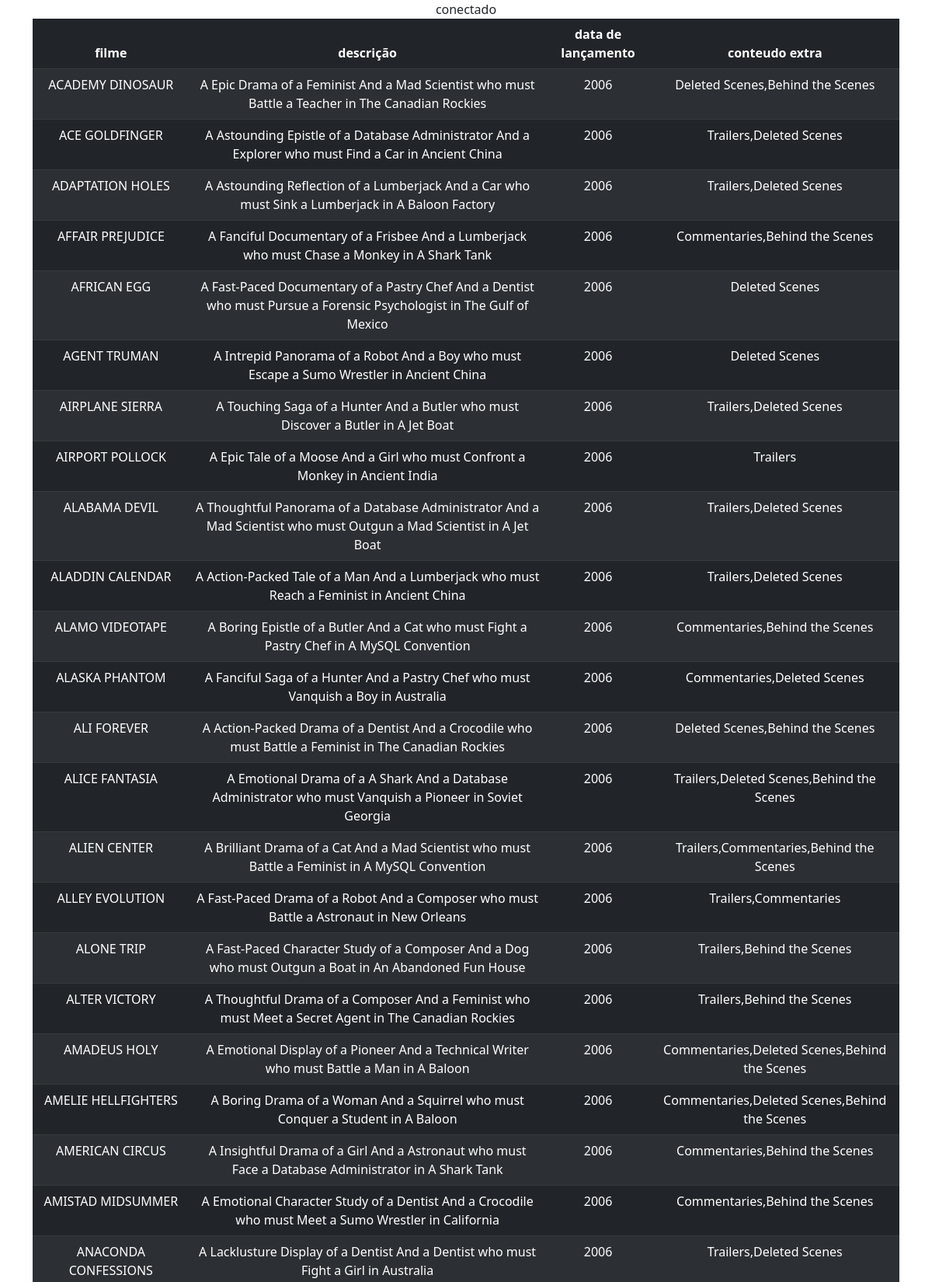
Page /projeto2/index.php (upper part) on the committed database.
### tables this page shows
CREATE TABLE film (
  film_id SMALLINT UNSIGNED NOT NULL AUTO_INCREMENT,
  title VARCHAR(255) NOT NULL,
  description TEXT DEFAULT NULL,
  release_year YEAR DEFAULT NULL,
  language_id TINYINT UNSIGNED NOT NULL,
  original_language_id TINYINT UNSIGNED DEFAULT NULL,
  rental_duration TINYINT UNSIGNED NOT NULL DEFAULT 3,
  rental_rate DECIMAL(4,2) NOT NULL DEFAULT 4.99,
  length SMALLINT UNSIGNED DEFAULT NULL,
  replacement_cost DECIMAL(5,2) NOT NULL DEFAULT 19.99,
  rating ENUM('G','PG','PG-13','R','NC-17') DEFAULT 'G',
  special_features SET('Trailers','Commentaries','Deleted Scenes','Behind the Scenes') DEFAULT NULL,
  last_update TIMESTAMP NOT NULL DEFAULT CURRENT_TIMESTAMP ON UPDATE CURRENT_TIMESTAMP,
  PRIMARY KEY  (film_id),
  KEY idx_title (title),
  KEY idx_fk_language_id (language_id),
  KEY idx_fk_original_language_id (original_language_id),
  CONSTRAINT fk_film_language FOREIGN KEY (language_id) REFERENCES language (language_id) ON DELETE RESTRICT ON UPDATE CASCADE,
  CONSTRAINT fk_film_language_original FOREIGN KEY (original_language_id) REFERENCES language (language_id) ON DELETE RESTRICT ON UPDATE CASCADE
);

### projeto2/consulta.php (the view, shortened to what this page needs)
<?php
  $mysqli = new mysqli("localhost","root","","projeto");
  if($mysqli -> connect_errno) {
    echo "Falha na conexão MySQL:" .$mysqli -> connect_error;
    exit();
  }else {
    echo "conectado";
  }
  $query = "SELECT title, description, release_year, special_features FROM film order by title asc";
  $result = mysqli_query($mysqli, $query);
  echo "
        <table class='table table-dark table-striped'>
         <thead>
         <th>filme</th>
         <th>descrição</th>
         <th>data de lançamento</th>
         <th>conteudo extra</th>
         </thead>
         <tbody>
        ";
  while ($row = mysqli_fetch_row($result)) {
    print("<tr><td>".$row[0]."</td><td>".$row[1]."</td><td>".$row[2]."</td><td>".$row[3]."</td></tr>");
  }
  echo "
        </tbody>
        </table>";
?>

### rows in the picture
film: title "ACADEMY DINOSAUR", description "A Epic Drama of a Feminist And a Mad Scientist who must Battle a Teacher in The Canadian Rockies", release_year "2006", special_features "Deleted Scenes,Behind the Scenes"
film: title "ACE GOLDFINGER", description "A Astounding Epistle of a Database Administrator And a Explorer who must Find a Car in Ancient China", release_year "2006", special_features "Trailers,Deleted Scenes"
film: title "ADAPTATION HOLES", description "A Astounding Reflection of a Lumberjack And a Car who must Sink a Lumberjack in A Baloon Factory", release_year "2006", special_features "Trailers,Deleted Scenes"
film: title "AFFAIR PREJUDICE", description "A Fanciful Documentary of a Frisbee And a Lumberjack who must Chase a Monkey in A Shark Tank", release_year "2006", special_features "Commentaries,Behind the Scenes"
film: title "AFRICAN EGG", description "A Fast-Paced Documentary of a Pastry Chef And a Dentist who must Pursue a Forensic Psychologist in The Gulf of Mexico", release_year "2006", special_features "Deleted Scenes"
film: title "AGENT TRUMAN", description "A Intrepid Panorama of a Robot And a Boy who must Escape a Sumo Wrestler in Ancient China", release_year "2006", special_features "Deleted Scenes"
film: title "AIRPLANE SIERRA", description "A Touching Saga of a Hunter And a Butler who must Discover a Butler in A Jet Boat", release_year "2006", special_features "Trailers,Deleted Scenes"
film: title "AIRPORT POLLOCK", description "A Epic Tale of a Moose And a Girl who must Confront a Monkey in Ancient India", release_year "2006", special_features "Trailers"
film: title "ALABAMA DEVIL", description "A Thoughtful Panorama of a Database Administrator And a Mad Scientist who must Outgun a Mad Scientist in A Jet Boat", release_year "2006", special_features "Trailers,Deleted Scenes"
film: title "ALADDIN CALENDAR", description "A Action-Packed Tale of a Man And a Lumberjack who must Reach a Feminist in Ancient China", release_year "2006", special_features "Trailers,Deleted Scenes"
film: title "ALAMO VIDEOTAPE", description "A Boring Epistle of a Butler And a Cat who must Fight a Pastry Chef in A MySQL Convention", release_year "2006", special_features "Commentaries,Behind the Scenes"
film: title "ALASKA PHANTOM", description "A Fanciful Saga of a Hunter And a Pastry Chef who must Vanquish a Boy in Australia", release_year "2006", special_features "Commentaries,Deleted Scenes"
film: title "ALI FOREVER", description "A Action-Packed Drama of a Dentist And a Crocodile who must Battle a Feminist in The Canadian Rockies", release_year "2006", special_features "Deleted Scenes,Behind the Scenes"
film: title "ALICE FANTASIA", description "A Emotional Drama of a A Shark And a Database Administrator who must Vanquish a Pioneer in Soviet Georgia", release_year "2006", special_features "Trailers,Deleted Scenes,Behind the Scenes"
film: title "ALIEN CENTER", description "A Brilliant Drama of a Cat And a Mad Scientist who must Battle a Feminist in A MySQL Convention", release_year "2006", special_features "Trailers,Commentaries,Behind the Scenes"
film: title "ALLEY EVOLUTION", description "A Fast-Paced Drama of a Robot And a Composer who must Battle a Astronaut in New Orleans", release_year "2006", special_features "Trailers,Commentaries"
film: title "ALONE TRIP", description "A Fast-Paced Character Study of a Composer And a Dog who must Outgun a Boat in An Abandoned Fun House", release_year "2006", special_features "Trailers,Behind the Scenes"
film: title "ALTER VICTORY", description "A Thoughtful Drama of a Composer And a Feminist who must Meet a Secret Agent in The Canadian Rockies", release_year "2006", special_features "Trailers,Behind the Scenes"
film: title "AMADEUS HOLY", description "A Emotional Display of a Pioneer And a Technical Writer who must Battle a Man in A Baloon", release_year "2006", special_features "Commentaries,Deleted Scenes,Behind the Scenes"
film: title "AMELIE HELLFIGHTERS", description "A Boring Drama of a Woman And a Squirrel who must Conquer a Student in A Baloon", release_year "2006", special_features "Commentaries,Deleted Scenes,Behind the Scenes"
film: title "AMERICAN CIRCUS", description "A Insightful Drama of a Girl And a Astronaut who must Face a Database Administrator in A Shark Tank", release_year "2006", special_features "Commentaries,Behind the Scenes"
film: title "AMISTAD MIDSUMMER", description "A Emotional Character Study of a Dentist And a Crocodile who must Meet a Sumo Wrestler in California", release_year "2006", special_features "Commentaries,Behind the Scenes"
film: title "ANACONDA CONFESSIONS", description "A Lacklusture Display of a Dentist And a Dentist who must Fight a Girl in Australia", release_year "2006", special_features "Trailers,Deleted Scenes"
